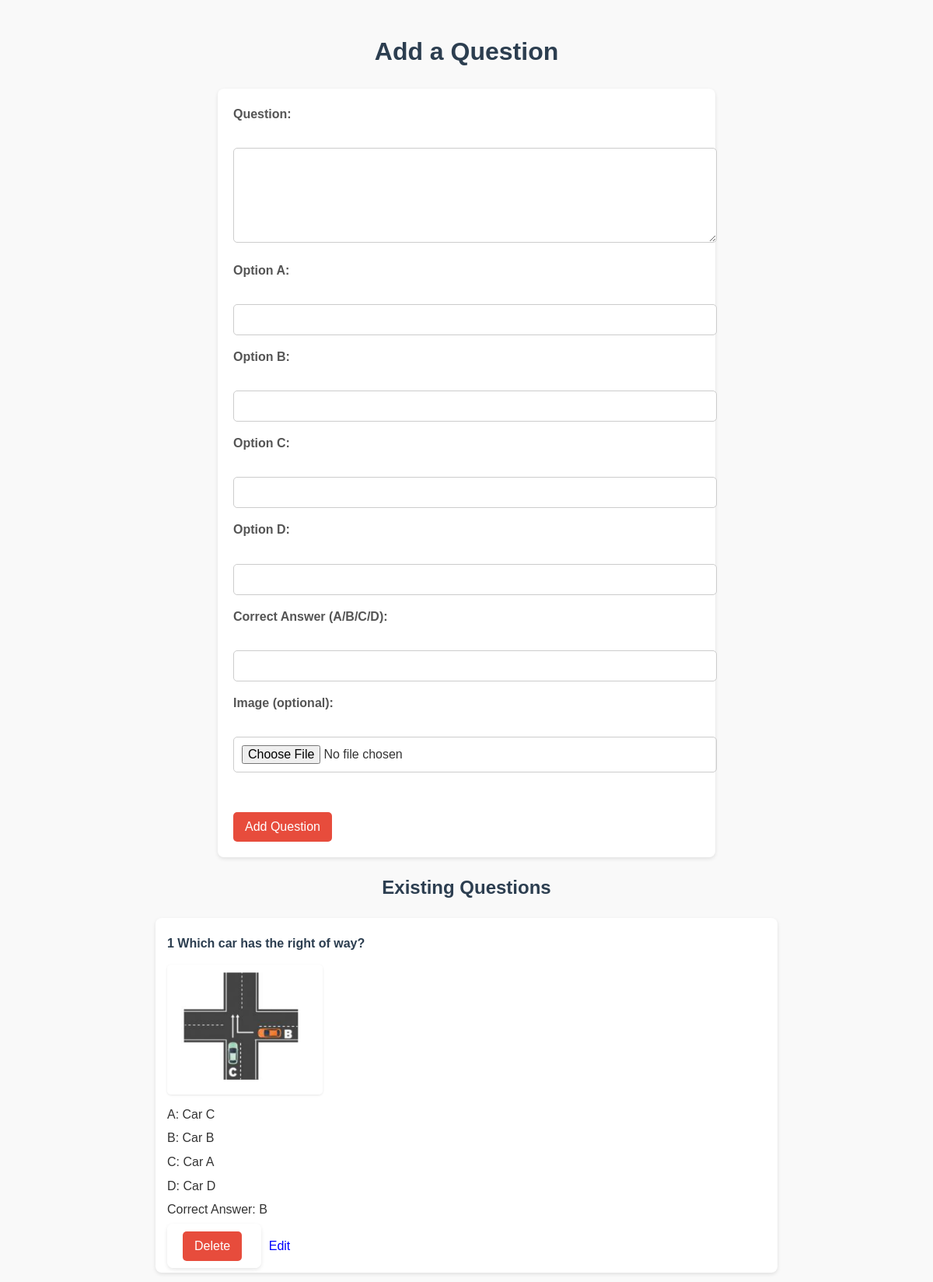
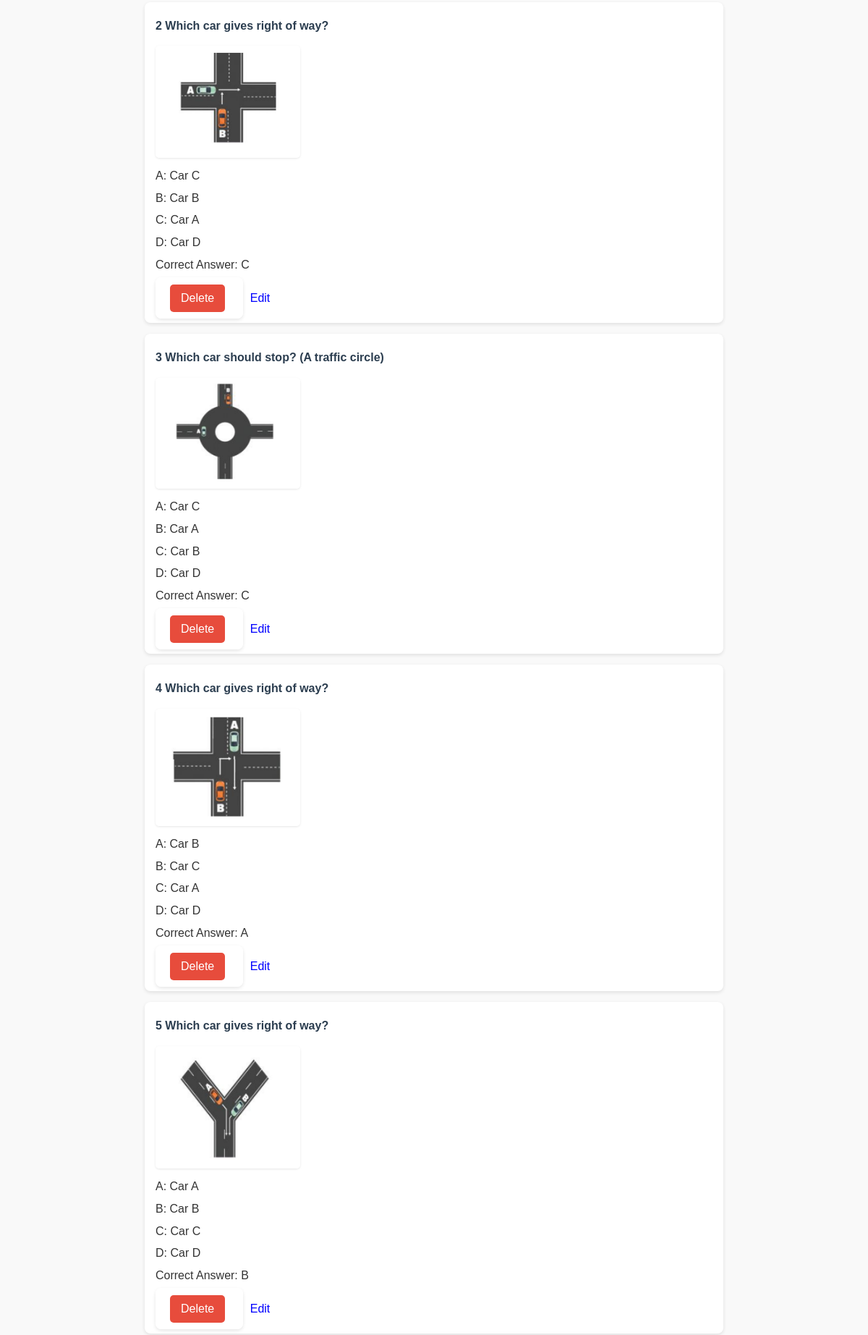
The app's page /add_question (upper part) with its own data (2 pictures, top to bottom).
### app.py (models this page shows)
class Question(db.Model):
    id = db.Column(db.Integer, primary_key=True)
    question_text = db.Column(db.String(500), nullable=False)
    option_a = db.Column(db.String(200), nullable=False)
    option_b = db.Column(db.String(200), nullable=False)
    option_c = db.Column(db.String(200), nullable=False)
    option_d = db.Column(db.String(200), nullable=False)
    correct_answer = db.Column(db.String(1), nullable=False)
    image_filename = db.Column(db.String(100), nullable=True)

### app.py (the view, shortened to what this page needs)
@app.route('/add_question', methods=['GET', 'POST'])
def add_question():
    questions = Question.query.all()
    return render_template('add_question.html', questions=questions)

### templates/add_question.html (shortened to what this page needs)
<!DOCTYPE html>
<html lang="en">
<head>
    <link rel="stylesheet" href="static/css/style2.css">
</head>
<body>
    <h1>Add a Question</h1>
    <form method="POST" enctype="multipart/form-data">
        <label>Question:</label><br>
        <textarea name="question_text" required></textarea><br>
        <label>Option A:</label><br>
        <input type="text" name="option_a" required><br>
        <label>Option B:</label><br>
        <input type="text" name="option_b" required><br>
        <label>Option C:</label><br>
        <input type="text" name="option_c" required><br>
        <label>Option D:</label><br>
        <input type="text" name="option_d" required><br>
        <label>Correct Answer (A/B/C/D):</label><br>
        <input type="text" name="correct_answer" required><br>
        <label>Image (optional):</label><br>
        <input type="file" name="image"><br><br>
        <button type="submit">Add Question</button>
    </form>
    <h2>Existing Questions</h2>
    <ul>
        {% for question in questions %}
        <li>
            <p><strong>{{ loop.index }} {{ question.question_text }}</strong></p>
            {% if question.image_filename %}
            <img src="{{ url_for('uploaded_file', filename=question.image_filename) }}" alt="Question Image" style="max-width: 200px;">
            {% endif %}
            <p>A: {{ question.option_a }}</p>
            <p>B: {{ question.option_b }}</p>
            <p>C: {{ question.option_c }}</p>
            <p>D: {{ question.option_d }}</p>
            <p>Correct Answer: {{ question.correct_answer }}</p>
            <form method="POST" action="{{ url_for('delete_question', id=question.id) }}" style="display:inline;">
                <button type="submit" style="color: white;">Delete</button>
            </form>
            <a href="{{ url_for('edit_question', id=question.id) }}" style="color: blue;">Edit</a>
        </li>
        {% endfor %}
    </ul>
</body>
</html>

### static/css/style2.css (style rules this page uses)
body { font-family: Arial, sans-serif; background-color: #f9f9f9; color: #333; margin: 0; padding: 20px; line-height: 1.6; }
h1, h2 { text-align: center; color: #2c3e50; }
form { max-width: 600px; margin: 0 auto 20px; padding: 20px; background-color: #ffffff; border-radius: 8px; box-shadow: 0 2px 5px rgba(0, 0, 0, 0.1); }
form label { font-weight: bold; margin-bottom: 5px; display: block; color: #555; }
form input[type="text"], form textarea, form input[type="file"] { width: 100%; padding: 10px; margin-bottom: 15px; border: 1px solid #ccc; border-radius: 5px; font-size: 1em; }
form textarea { resize: vertical; height: 100px; }
form button { background-color: #3498db; color: #fff; padding: 10px 15px; border: none; border-radius: 5px; cursor: pointer; font-size: 1em; transition: background-color 0.3s ease; }
ul { list-style: none; padding: 0; max-width: 800px; margin: 0 auto; }
ul li { background-color: #ffffff; padding: 15px; margin-bottom: 15px; border-radius: 8px; box-shadow: 0 2px 5px rgba(0, 0, 0, 0.1); }
ul li img { max-width: 100%; margin-top: 10px; border-radius: 5px; box-shadow: 0 1px 3px rgba(0, 0, 0, 0.1); }
ul li p { margin: 5px 0; }
ul li strong { color: #2c3e50; }
form button, a { text-decoration: none; font-size: 1em; }
a { color: #3498db; margin-left: 10px; transition: color 0.3s ease; }
form button[type="submit"] { background-color: #e74c3c; color: white; margin-top: 10px; }

### records on screen
Question: question_text "Which car has the right of way?", image_filename (picture), option_a "Car C", option_b "Car B", option_c "Car A", option_d "Car D", correct_answer "B"
Question: question_text "Which car gives right of way?", image_filename (picture), option_a "Car C", option_b "Car B", option_c "Car A", option_d "Car D", correct_answer "C"
Question: question_text "Which car should stop? (A traffic circle)", image_filename (picture), option_a "Car C", option_b "Car A", option_c "Car B", option_d "Car D", correct_answer "C"
Question: question_text "Which car gives right of way?", image_filename (picture), option_a "Car B", option_b "Car C", option_c "Car A", option_d "Car D", correct_answer "A"
Question: question_text "Which car gives right of way?", image_filename (picture), option_a "Car A", option_b "Car B", option_c "Car C", option_d "Car D", correct_answer "B"
